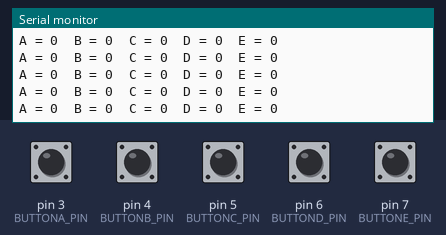
The sketch below on a simulated Arduino Uno, built with avr-gcc and run on an emulated ATmega328P. On the bench: the last lines printed to the serial monitor. The test bench sets the inputs (shaded band); at power-on: pin 3 (BUTTONA_PIN), pin 4 (BUTTONB_PIN), pin 5 (BUTTONC_PIN), pin 6 (BUTTOND_PIN), pin 7 (BUTTONE_PIN) HIGH.

Above: at 1.2 s.
1.3 s: pin 3 (BUTTONA_PIN) pulled LOW for 0.15 s
At 2.3 s:
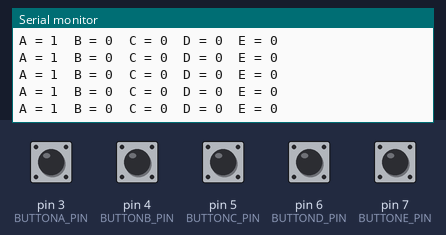
4.4 s: pin 4 (BUTTONB_PIN) pulled LOW for 0.15 s
At 5.1 s:
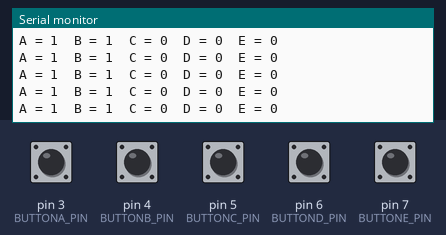
7.5 s: pin 5 (BUTTONC_PIN) pulled LOW for 0.15 s
At 8.2 s:
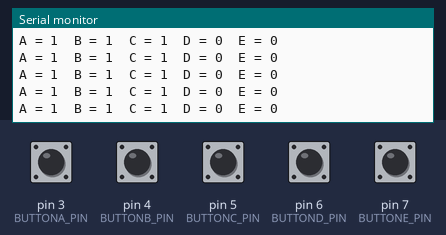
10.6 s: pin 6 (BUTTOND_PIN) pulled LOW for 0.15 s
At 11.7 s:
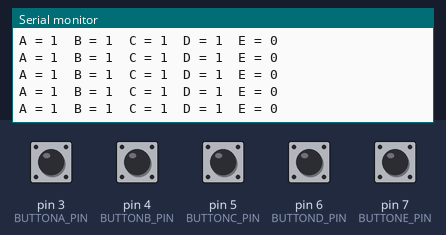
13.7 s: pin 7 (BUTTONE_PIN) pulled LOW for 0.15 s
At 14.7 s:
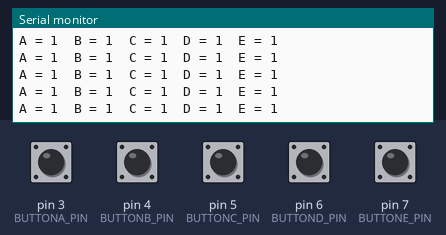
16.8 s: pin 3 (BUTTONA_PIN) pulled LOW for 1 s
At 17.7 s:
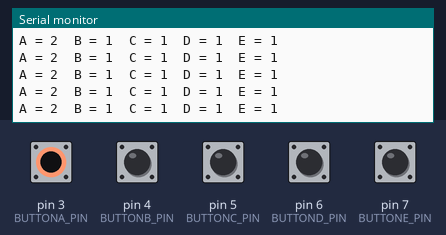
Timing chart, 0 to 19.8 s (numbered marks = the images above; inputs shaded):
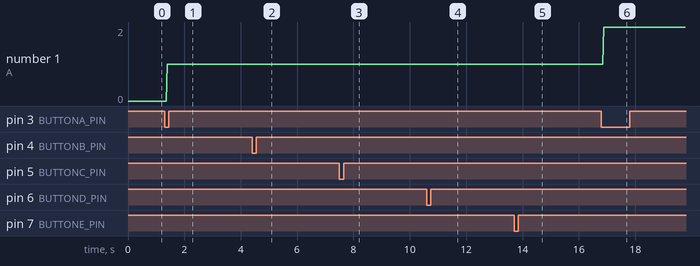

The sketch:

button-oop.ino
```cpp
// initalize the pin assignments for butoons
#define BUTTONA_PIN 3
#define BUTTONB_PIN 4
#define BUTTONC_PIN 5
#define BUTTOND_PIN 6
#define BUTTONE_PIN 7

class input
{
  private:

    // initialize the variables
    byte pin;
    int state;
    int count;
    int lastState;

  public:

    //constructor to assign pin number on button class
    input(byte pin)
    {
      this-> pin = pin; // the pin variable is equal to the initiazlize variable in private

      count = 0; // initial pressed buttons
      lastState = HIGH; // default state of buttons

      set(); //setup
    }

  void set()
  {
    pinMode(pin, INPUT_PULLUP); // set the buttons to use internal pull_up
  }

   double calculate()
   {
      state = digitalRead(pin); // read the state of each button
      if( state == LOW && state != lastState) // if the button is pressed at that instant
     {
        count++; // increase the amount of pressed button
        lastState = state; // reinitialize state button
      }

      lastState = state; // if not being pressed, remain the same

      return count;
   }
};


  //initialize pin number to its class
  input buttonA(BUTTONA_PIN);
  input buttonB(BUTTONB_PIN);
  input buttonC(BUTTONC_PIN);
  input buttonD(BUTTOND_PIN);
  input buttonE(BUTTONE_PIN);

void setup(){
  Serial.begin(9600);
}

void loop() {

  int countA;
  int countB;
  int countC;
  int countD;
  int countE;

  // read the state of buttons
  countA = buttonA.calculate();
  countB = buttonB.calculate();
  countC = buttonC.calculate();
  countD = buttonD.calculate();
  countE = buttonE.calculate();

  //display the output at serial monitor
  Serial.print("A = ");Serial.print(countA);Serial.print("\t");
  Serial.print("B = ");Serial.print(countB);Serial.print("\t");
  Serial.print("C = ");Serial.print(countC);Serial.print("\t");
  Serial.print("D = ");Serial.print(countD);Serial.print("\t");
  Serial.print("E = ");Serial.print(countE);Serial.println("\t");

}
```

Measured:
- after the input at 1.3 s, the serial monitor: prints a new line after 0.10 s (image 1)
- after the input at 4.4 s, the serial monitor: prints a new line after 0.09 s (image 2)
- after the input at 7.5 s, the serial monitor: prints a new line after 0.09 s (image 3)
- after the input at 10.6 s, the serial monitor: prints a new line after 0.08 s (image 4)
- after the input at 13.7 s, the serial monitor: prints a new line after 0.08 s (image 5)
- after the input at 16.8 s, the serial monitor: prints a new line after 0.07 s (image 6)
- plotted number 1: 0 → 1 after the input at 1.3 s, 1 → 2 after the input at 16.8 s
